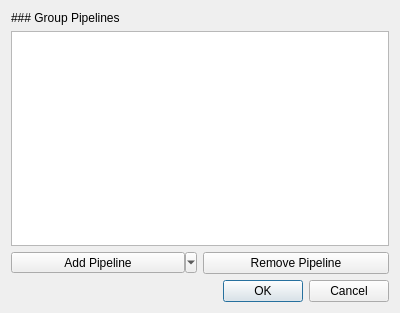
<?xml version="1.0" encoding="UTF-8"?>
<ui version="4.0">
 <class>PipelineAssignmentDialog</class>
 <widget class="QDialog" name="PipelineAssignmentDialog">
  <property name="geometry">
   <rect>
    <x>0</x>
    <y>0</y>
    <width>400</width>
    <height>313</height>
   </rect>
  </property>
  <property name="windowTitle">
   <string>Dialog</string>
  </property>
  <layout class="QVBoxLayout" name="verticalLayout">
   <item>
    <widget class="QLabel" name="label">
     <property name="sizePolicy">
      <sizepolicy hsizetype="Preferred" vsizetype="Maximum">
       <horstretch>0</horstretch>
       <verstretch>0</verstretch>
      </sizepolicy>
     </property>
     <property name="text">
      <string>### Group Pipelines</string>
     </property>
     <property name="textFormat">
      <enum>Qt::MarkdownText</enum>
     </property>
    </widget>
   </item>
   <item>
    <widget class="QTreeView" name="tree_inputs"/>
   </item>
   <item>
    <widget class="QFrame" name="frame">
     <property name="frameShape">
      <enum>QFrame::NoFrame</enum>
     </property>
     <property name="frameShadow">
      <enum>QFrame::Raised</enum>
     </property>
     <layout class="QHBoxLayout" name="horizontalLayout">
      <property name="leftMargin">
       <number>0</number>
      </property>
      <property name="topMargin">
       <number>0</number>
      </property>
      <property name="rightMargin">
       <number>0</number>
      </property>
      <property name="bottomMargin">
       <number>0</number>
      </property>
      <item>
       <widget class="QToolButton" name="btn_add_pipeline">
        <property name="sizePolicy">
         <sizepolicy hsizetype="Minimum" vsizetype="Fixed">
          <horstretch>0</horstretch>
          <verstretch>0</verstretch>
         </sizepolicy>
        </property>
        <property name="focusPolicy">
         <enum>Qt::StrongFocus</enum>
        </property>
        <property name="text">
         <string>Add Pipeline</string>
        </property>
        <property name="popupMode">
         <enum>QToolButton::MenuButtonPopup</enum>
        </property>
        <property name="arrowType">
         <enum>Qt::NoArrow</enum>
        </property>
       </widget>
      </item>
      <item>
       <widget class="QPushButton" name="btn_remove_pipeline">
        <property name="text">
         <string>Remove Pipeline</string>
        </property>
       </widget>
      </item>
     </layout>
    </widget>
   </item>
   <item>
    <widget class="QDialogButtonBox" name="buttonBox">
     <property name="orientation">
      <enum>Qt::Horizontal</enum>
     </property>
     <property name="standardButtons">
      <set>QDialogButtonBox::Cancel|QDialogButtonBox::Ok</set>
     </property>
    </widget>
   </item>
  </layout>
 </widget>
 <resources/>
 <connections>
  <connection>
   <sender>buttonBox</sender>
   <signal>accepted()</signal>
   <receiver>PipelineAssignmentDialog</receiver>
   <slot>accept()</slot>
   <hints>
    <hint type="sourcelabel">
     <x>248</x>
     <y>254</y>
    </hint>
    <hint type="destinationlabel">
     <x>157</x>
     <y>274</y>
    </hint>
   </hints>
  </connection>
  <connection>
   <sender>buttonBox</sender>
   <signal>rejected()</signal>
   <receiver>PipelineAssignmentDialog</receiver>
   <slot>reject()</slot>
   <hints>
    <hint type="sourcelabel">
     <x>316</x>
     <y>260</y>
    </hint>
    <hint type="destinationlabel">
     <x>286</x>
     <y>274</y>
    </hint>
   </hints>
  </connection>
 </connections>
</ui>
